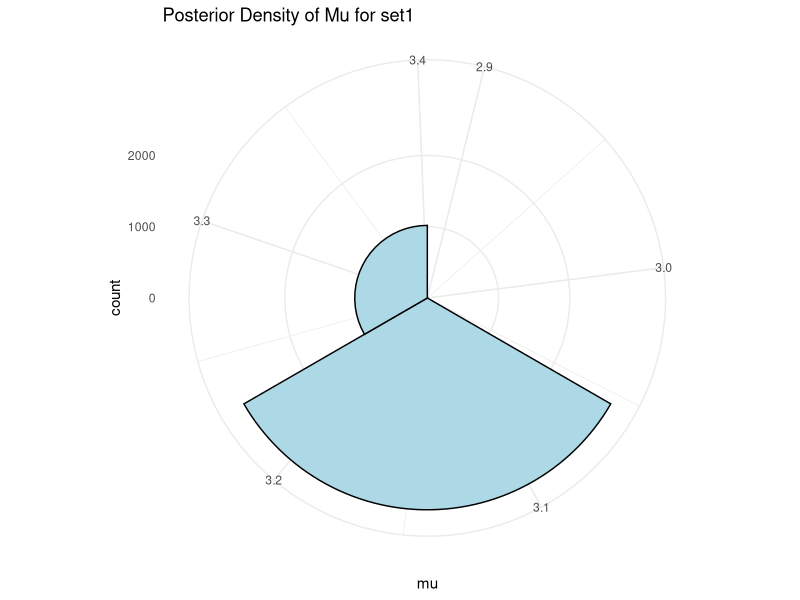
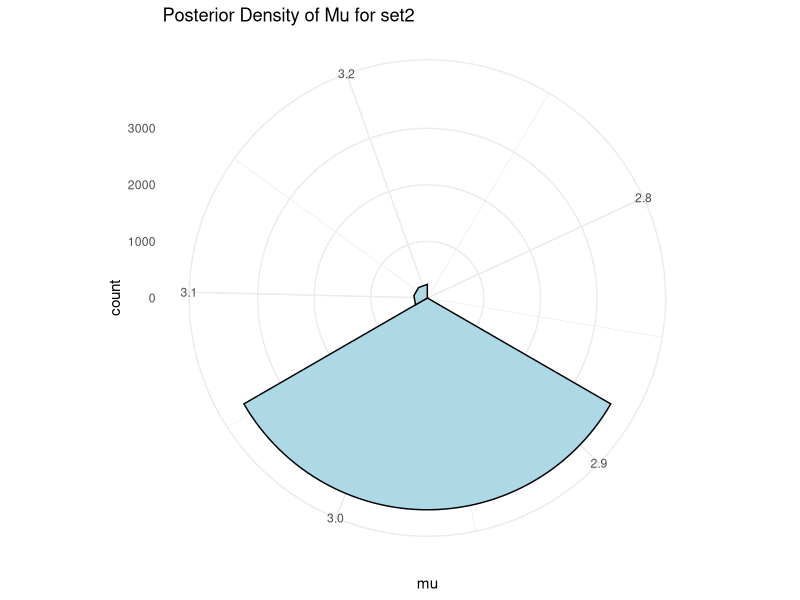
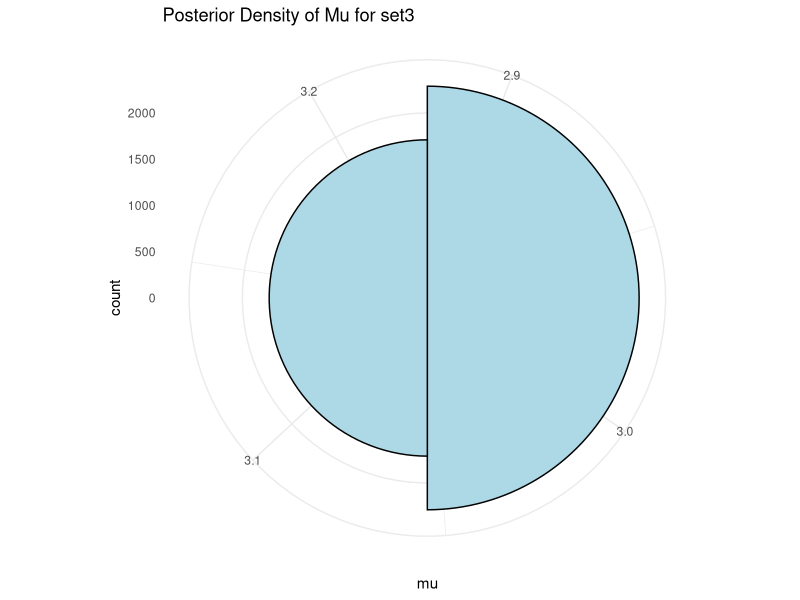
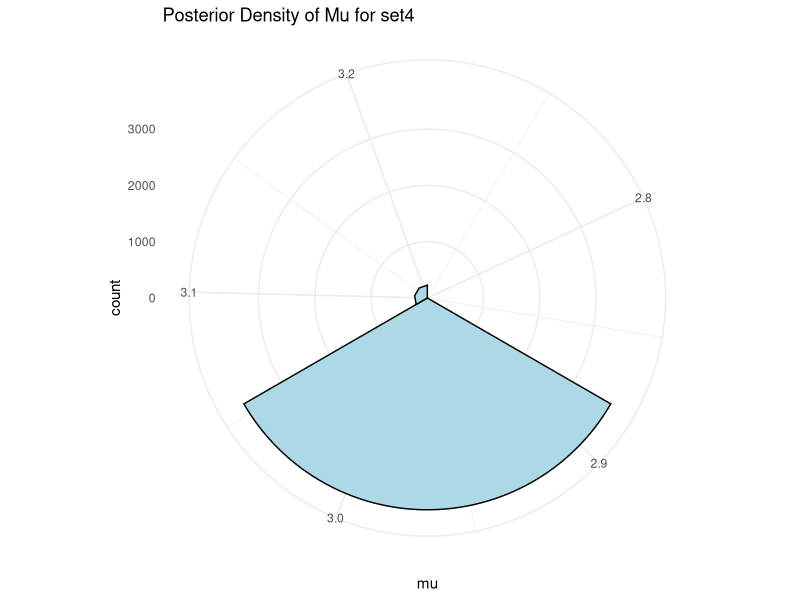
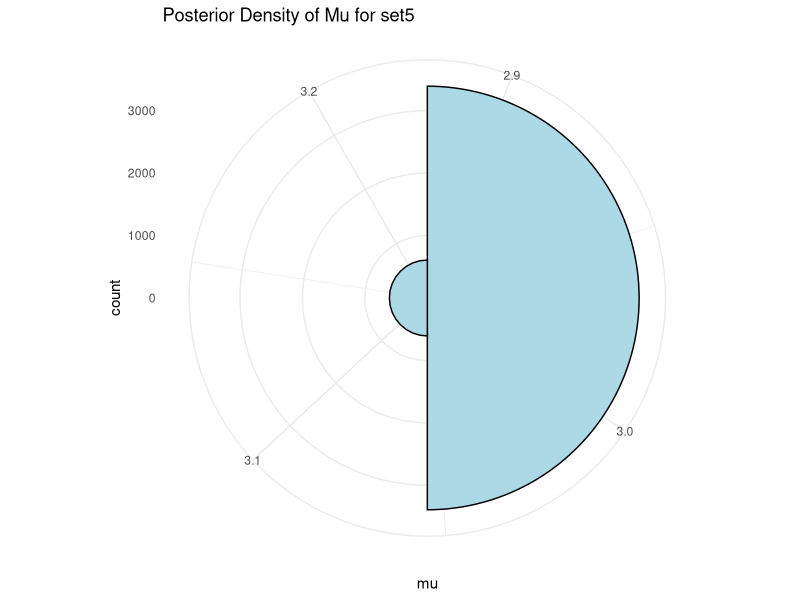
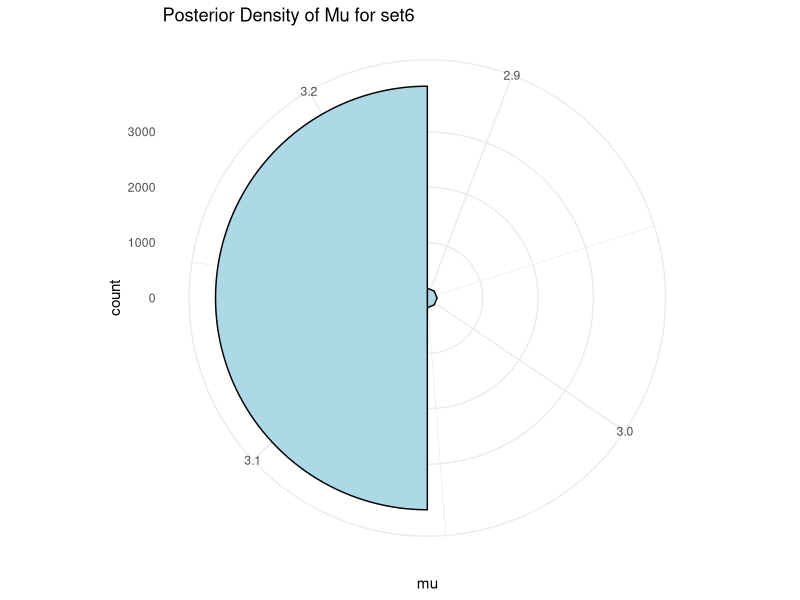
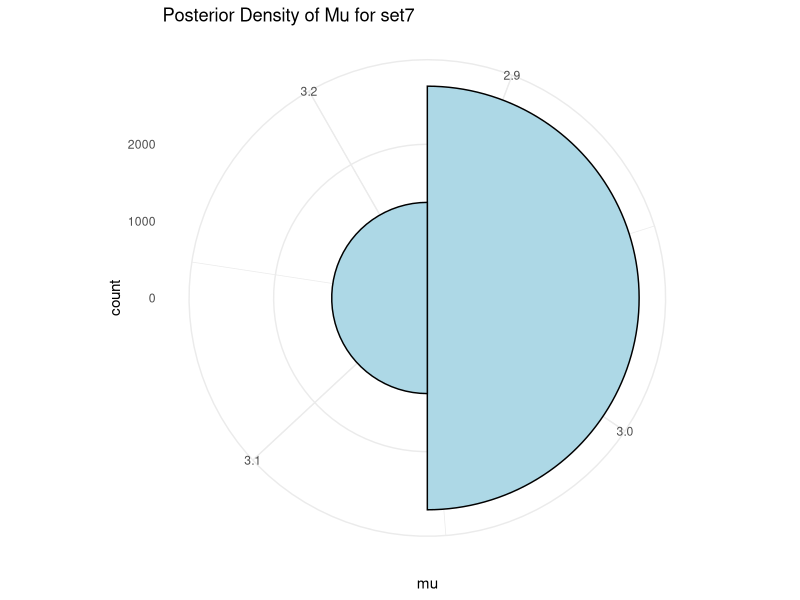
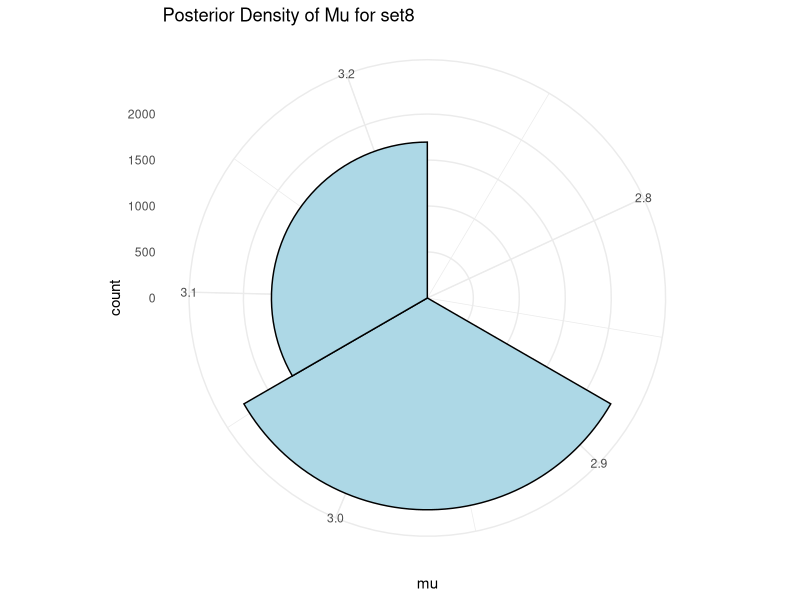

Write the R code that produced these figures, in order.
# Load necessary libraries
library(circular)
library(ggplot2)

# Function to compute the likelihood of the von Mises distribution
von_mises_likelihood <- function(angles, mu, kappa) {
  n <- length(angles)
  # Calculate the Bessel function I_0(kappa)
  I0_kappa <- besselI(kappa, nu = 0)
  
  # Compute the likelihood
  log_likelihood <- n * log(1 / (2 * pi * I0_kappa)) + kappa * sum(cos(angles - mu))
  
  return(log_likelihood)
}

# Function for the log-prior
log_prior <- function(mu, kappa) {
  # Prior for mu (uniform on [0, 2pi])
  if (mu < 0 || mu > 2 * pi) {
    return(-Inf)  # Log-prior is -Inf if mu is outside the range
  }
  
  # Prior for kappa (Gamma prior)
  if (kappa <= 0) {
    return(-Inf)  # Log-prior is -Inf if kappa is non-positive
  }
  
  log_prior_mu <- log(1 / (2 * pi))  # Uniform prior for mu
  log_prior_kappa <- dgamma(kappa, shape = 2, rate = 0.1, log = TRUE)  # Gamma prior for kappa
  
  return(log_prior_mu + log_prior_kappa)
}

# Posterior function (log-posterior)
log_posterior <- function(angles, mu, kappa) {
  log_likelihood <- von_mises_likelihood(angles, mu, kappa)
  log_prior_val <- log_prior(mu, kappa)
  
  return(log_likelihood + log_prior_val)
}

# Metropolis-Hastings MCMC function
mcmc_von_mises <- function(angles, n_iter = 5000, burn_in = 1000, proposal_sd_mu = 0.1, proposal_sd_kappa = 0.5) {
  # Initialize the chain
  chain_mu <- numeric(n_iter)
  chain_kappa <- numeric(n_iter)
  
  # Starting values for mu and kappa
  chain_mu[1] <- runif(1, 0, 2 * pi)  # Initialize mu
  chain_kappa[1] <- rgamma(1, shape = 2, rate = 0.1)  # Initialize kappa
  
  # Metropolis-Hastings algorithm
  for (i in 2:n_iter) {
    # Propose new mu and kappa
    proposed_mu <- rnorm(1, mean = chain_mu[i - 1], sd = proposal_sd_mu)
    proposed_mu <- (proposed_mu %% (2 * pi))  # Ensure mu stays within [0, 2*pi]
    
    proposed_kappa <- abs(rnorm(1, mean = chain_kappa[i - 1], sd = proposal_sd_kappa))  # Ensure kappa is positive
    
    # Compute the log-posterior for the current and proposed parameters
    current_log_posterior <- log_posterior(angles, chain_mu[i - 1], chain_kappa[i - 1])
    proposed_log_posterior <- log_posterior(angles, proposed_mu, proposed_kappa)
    
    # Acceptance probability (Metropolis-Hastings ratio)
    acceptance_prob <- exp(proposed_log_posterior - current_log_posterior)
    acceptance_prob <- min(1, acceptance_prob)
    
    # Accept or reject the proposal
    if (runif(1) < acceptance_prob) {
      chain_mu[i] <- proposed_mu
      chain_kappa[i] <- proposed_kappa
    } else {
      chain_mu[i] <- chain_mu[i - 1]
      chain_kappa[i] <- chain_kappa[i - 1]
    }
  }
  
  # Remove burn-in period
  chain_mu <- chain_mu[(burn_in + 1):n_iter]
  chain_kappa <- chain_kappa[(burn_in + 1):n_iter]
  
  return(list(mu = chain_mu, kappa = chain_kappa))
}

# Function to plot the posterior density of mu as a rose plot
plot_mu_posterior_rose <- function(mu_samples, set_name) {
  # Convert mu samples to a circular object
  mu_circular <- circular(mu_samples, units = "radians", template = "none")
  
  # Plot the rose plot (circular histogram)
  p <- ggplot(data = data.frame(mu = as.numeric(mu_circular)), aes(x = mu)) +
    geom_histogram(binwidth = pi / 18, fill = "lightblue", color = "black") + 
    coord_polar(theta = "x") +
    ggtitle(paste("Posterior Density of Mu for", set_name)) +
    theme_minimal()
  
  # Save the plot
  ggsave(paste0(set_name, "_mu_posterior_rose_plot.png"), plot = p, width = 6, height = 6)
}

# Loop through all sets in fisherB13c
set_names <- names(fisherB13c)
posterior_results <- list()

for (set_name in set_names) {
  # Extract the angles for the current set and convert to radians
  angles <- as.numeric(fisherB13c[[set_name]])
  angles_rad <- circular::rad(angles)
  
  # Run MCMC for the current set
  posterior <- mcmc_von_mises(angles = angles_rad, n_iter = 5000, burn_in = 1000)
  
  # Store the results
  posterior_results[[set_name]] <- posterior
  
  # Plot the posterior density of mu as a rose plot
  plot_mu_posterior_rose(posterior$mu, set_name)
}
